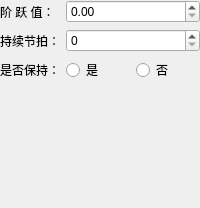
         <widget class="QWidget" name="page_phaseStep">
          <layout class="QGridLayout" name="gridLayout_19">
           <property name="leftMargin">
            <number>0</number>
           </property>
           <property name="topMargin">
            <number>0</number>
           </property>
           <property name="rightMargin">
            <number>0</number>
           </property>
           <property name="bottomMargin">
            <number>0</number>
           </property>
           <item row="0" column="0">
            <layout class="QGridLayout" name="gridLayout_20">
             <item row="0" column="0">
              <widget class="QLabel" name="label_45">
               <property name="sizePolicy">
                <sizepolicy hsizetype="Maximum" vsizetype="Preferred">
                 <horstretch>0</horstretch>
                 <verstretch>0</verstretch>
                </sizepolicy>
               </property>
               <property name="text">
                <string>阶 跃 值：</string>
               </property>
              </widget>
             </item>
             <item row="0" column="1" colspan="2">
              <widget class="QDoubleSpinBox" name="doubleSpinBox_stepValue"/>
             </item>
             <item row="1" column="0">
              <widget class="QLabel" name="label_46">
               <property name="text">
                <string>持续节拍：</string>
               </property>
              </widget>
             </item>
             <item row="1" column="1" colspan="2">
              <widget class="QSpinBox" name="spinBox_durationPhaseStep">
               <property name="maximum">
                <number>99999</number>
               </property>
              </widget>
             </item>
             <item row="2" column="0">
              <widget class="QLabel" name="label_47">
               <property name="text">
                <string>是否保持：</string>
               </property>
              </widget>
             </item>
             <item row="2" column="1">
              <widget class="QRadioButton" name="radioButton_keepPhaseStep">
               <property name="text">
                <string>是</string>
               </property>
              </widget>
             </item>
             <item row="2" column="2">
              <widget class="QRadioButton" name="radioButton_notKeepPhaseStep">
               <property name="text">
                <string>否</string>
               </property>
              </widget>
             </item>
            </layout>
           </item>
           <item row="1" column="0">
            <spacer name="verticalSpacer_19">
             <property name="orientation">
              <enum>Qt::Vertical</enum>
             </property>
             <property name="sizeHint" stdset="0">
              <size>
               <width>20</width>
               <height>126</height>
              </size>
             </property>
            </spacer>
           </item>
          </layout>
         </widget>
